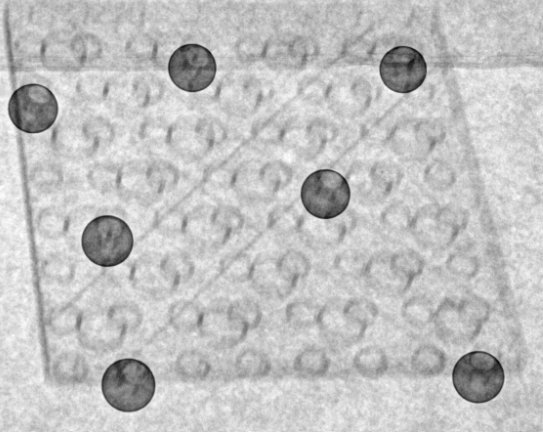
#> input picture test5.png, 543 x 432 px, found by its file name
$ python Homography.py
#> lines starting #> are read from the running program, lines starting #| are printed output that depends on the picture; after the words box and inside, x2 and y2 are one past the last pixel; in counts of white or black regions, pixels touching at a corner belong together
import numpy as np
import cv2 as cv
from matplotlib import pyplot as plt


MIN_MATCH_COUNT = 10
# img1 = cv.imread('./c-arm 2023-05-09/7809.png', cv.IMREAD_GRAYSCALE)          # queryImage
# img2 = cv.imread('./c-arm 2023-05-09/7817.png', cv.IMREAD_GRAYSCALE) # trainImage
img1 = cv.imread('./test5.png', cv.IMREAD_GRAYSCALE)          # queryImage
#> img1 is the input picture: shape (432, 543); min 12, max 254, mean 193.7
img2 = cv.imread('./test6.png', cv.IMREAD_GRAYSCALE) # trainImage
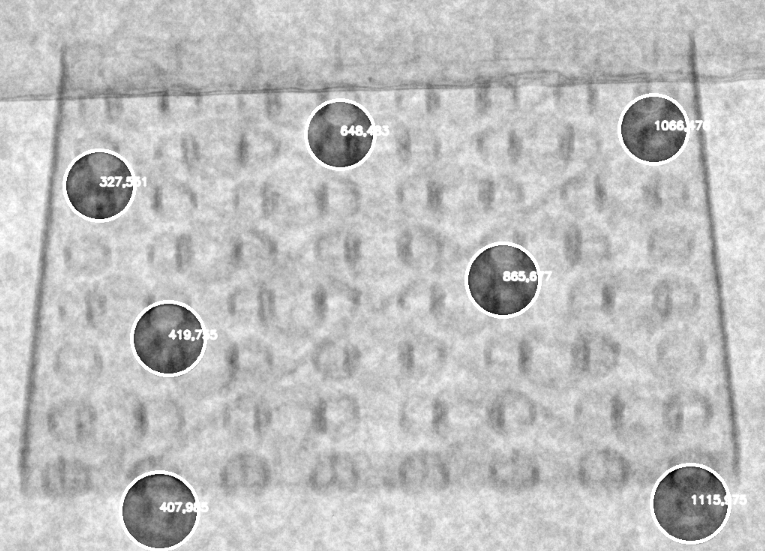
#> input picture test6.png, 765 x 551 px, found by its file name
#> img2 is the input picture: shape (551, 765); min 1, max 255, mean 191.2
# Initiate SIFT detector
# img1 = cv.resize(img1, [100,100])
# img2 = cv.resize(img2, [100,100])

sift = cv.SIFT_create()
# find the keypoints and descriptors with SIFT
kp1, des1 = sift.detectAndCompute(img1,None)
#> kp1 = 1262 keypoints; strongest (x, y, size): (479, 375, 33.7), (191, 66, 31.9), (405, 67, 30.8), (128, 382, 34.7)
kp2, des2 = sift.detectAndCompute(img2,None)
#> kp2 = 1646 keypoints; strongest (x, y, size): (665, 125, 1.9), (180, 338, 1.9), (183, 336, 1.9), (702, 503, 2.1)
FLANN_INDEX_KDTREE = 1
index_params = dict(algorithm = FLANN_INDEX_KDTREE, trees = 5)
search_params = dict(checks = 50)
flann = cv.FlannBasedMatcher(index_params, search_params)

# [11 lines of commented-out code are left out]


matches = flann.knnMatch(des1,des2,k=2)
#> matches = 1262 matches
# store all the good matches as per Lowe's ratio test.
good = []

for m,n in matches:
    if m.distance < 0.7*n.distance:
        good.append(m)
#> after the loop, good = 11 matches

if len(good)>MIN_MATCH_COUNT:
    src_pts = np.float32([ kp1[m.queryIdx].pt for m in good ]).reshape(-1,1,2)
#> src_pts = [[23.45, 125.5], [33.41, 248.6], [92.08, 200.8], [116.4, 372.5], [122.7, 228], [149, 244.2], [296.3, 158.4], [412.2, 15.05], [416, 59.88], [432.1, 87.98], [491, 361.9]]
    dst_pts = np.float32([ kp2[m.trainIdx].pt for m in good ]).reshape(-1,1,2)
#> dst_pts = [[178.4, 313.8], [401.6, 474.4], [470.6, 235], [179.4, 357.9], [81.66, 167.5], [470.6, 235], [470.6, 235], [496.7, 40.59], [179.4, 357.9], [482.6, 242.1], [134.4, 498.4]]
    print(src_pts.shape)
#| (11, 1, 2)
    M, mask = cv.findHomography(src_pts, dst_pts, cv.RANSAC,5.0)
#> M = [[-0.783, -5.45, 642.3], [-0.168, -2.32, 189.9], [-0.00103, -0.0105, 1]]; mask = [1, 0, 0, 0, 0, 1, 1, 0, 1, 1, 0]
    matchesMask = mask.ravel().tolist()
#> matchesMask = [1, 0, 0, 0, 0, 1, 1, 0, 1, 1, 0]
    h,w = img1.shape
#> h = 432; w = 543
    pts = np.float32([ [0,0],[0,h-1],[w-1,h-1],[w-1,0] ]).reshape(-1,1,2)
#> pts = [[0, 0], [0, 431], [542, 431], [542, 0]]
    dst = cv.perspectiveTransform(pts,M)
#> dst = [[642.3, 189.9], [486.1, 231.3], [524, 222.1], [491.4, 222.7]]
    img2 = cv.polylines(img2,[np.int32(dst)],True,255,3, cv.LINE_AA)
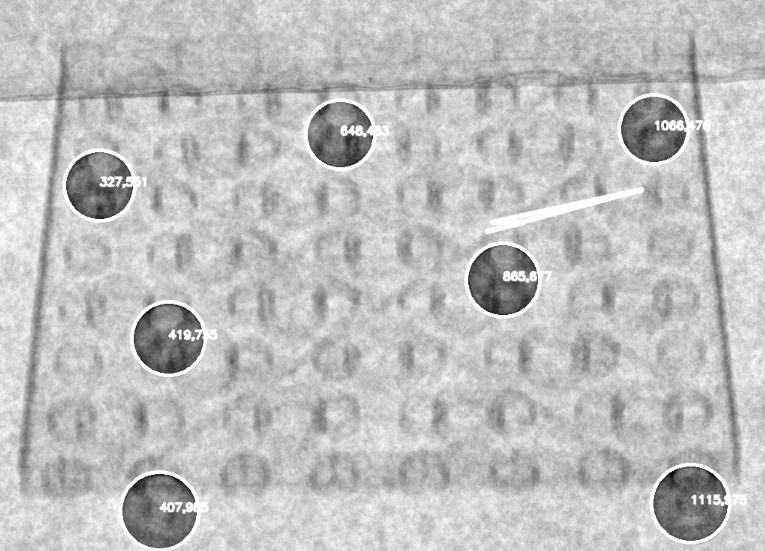
#> img2: shape (551, 765); 0.41% of pixels changed, all inside (x1, y1, x2, y2) = (484, 186, 646, 235)

else:
    print( "Not enough matches are found - {}/{}".format(len(good), MIN_MATCH_COUNT) )
    matchesMask = None


draw_params = dict(matchColor = (0,255,0), # draw matches in green color
                   singlePointColor = None,
                   matchesMask = matchesMask, # draw only inliers
                   flags = 2)
#> draw_params = 4 items

img3 = cv.drawMatches(img1,kp1,img2,kp2,good,None,**draw_params)
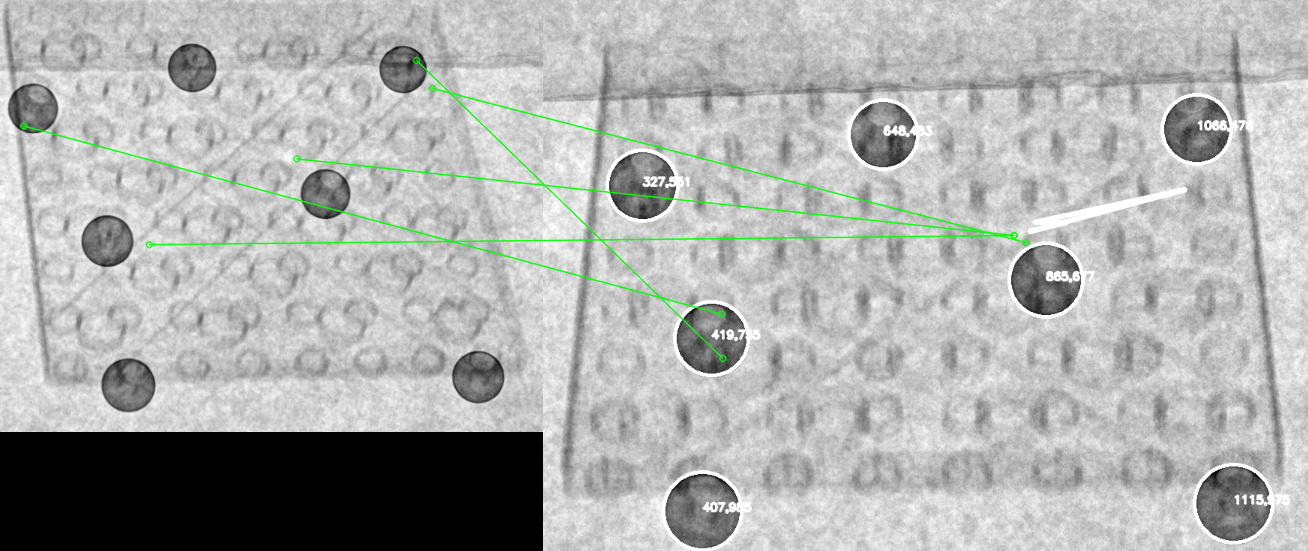
#> img3: shape (551, 1308, 3); mean of channels 0, 1, 2 173.7, 175.4, 173.7; drawn as B, G, R
plt.imshow(img3, 'gray'),plt.show()
